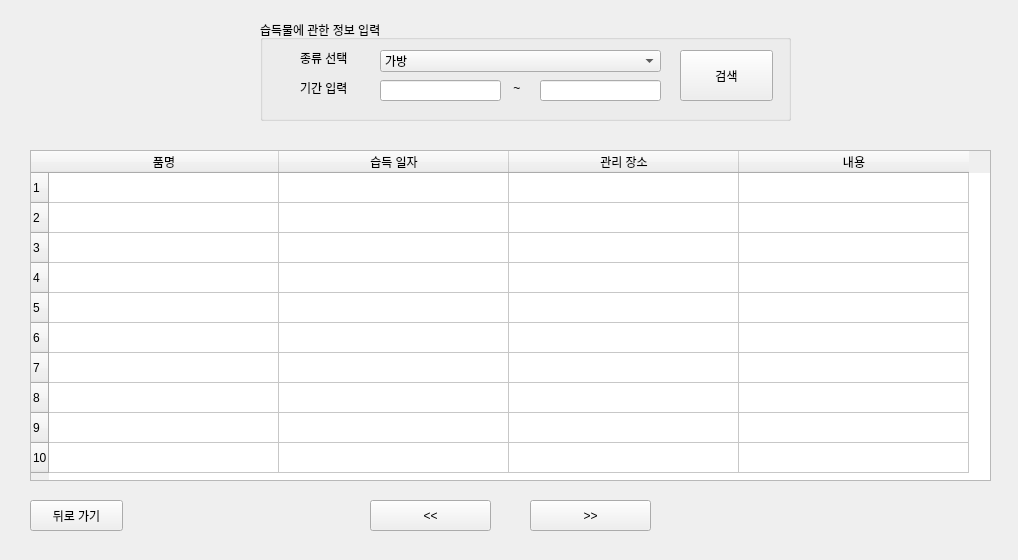
<?xml version="1.0" encoding="UTF-8"?>
<ui version="4.0">
 <class>Form</class>
 <widget class="QWidget" name="Form">
  <property name="geometry">
   <rect>
    <x>0</x>
    <y>0</y>
    <width>1018</width>
    <height>560</height>
   </rect>
  </property>
  <property name="windowTitle">
   <string>종류 기반 습득물 검색</string>
  </property>
  <widget class="QPushButton" name="pushButton_4">
   <property name="geometry">
    <rect>
     <x>370</x>
     <y>500</y>
     <width>121</width>
     <height>31</height>
    </rect>
   </property>
   <property name="text">
    <string>&lt;&lt;</string>
   </property>
  </widget>
  <widget class="QPushButton" name="pushButton_5">
   <property name="geometry">
    <rect>
     <x>30</x>
     <y>500</y>
     <width>93</width>
     <height>31</height>
    </rect>
   </property>
   <property name="text">
    <string>뒤로 가기</string>
   </property>
  </widget>
  <widget class="QTableWidget" name="tableWidget">
   <property name="geometry">
    <rect>
     <x>30</x>
     <y>150</y>
     <width>961</width>
     <height>331</height>
    </rect>
   </property>
   <attribute name="horizontalHeaderDefaultSectionSize">
    <number>230</number>
   </attribute>
   <row>
    <property name="text">
     <string>1</string>
    </property>
   </row>
   <row>
    <property name="text">
     <string>2</string>
    </property>
   </row>
   <row>
    <property name="text">
     <string>3</string>
    </property>
   </row>
   <row>
    <property name="text">
     <string>4</string>
    </property>
   </row>
   <row>
    <property name="text">
     <string>5</string>
    </property>
   </row>
   <row>
    <property name="text">
     <string>6</string>
    </property>
   </row>
   <row>
    <property name="text">
     <string>7</string>
    </property>
   </row>
   <row>
    <property name="text">
     <string>8</string>
    </property>
   </row>
   <row>
    <property name="text">
     <string>9</string>
    </property>
   </row>
   <row>
    <property name="text">
     <string>10</string>
    </property>
   </row>
   <column>
    <property name="text">
     <string>품명</string>
    </property>
   </column>
   <column>
    <property name="text">
     <string>습득 일자</string>
    </property>
   </column>
   <column>
    <property name="text">
     <string>관리 장소</string>
    </property>
   </column>
   <column>
    <property name="text">
     <string>내용</string>
    </property>
   </column>
  </widget>
  <widget class="QPushButton" name="pushButton_3">
   <property name="geometry">
    <rect>
     <x>530</x>
     <y>500</y>
     <width>121</width>
     <height>31</height>
    </rect>
   </property>
   <property name="text">
    <string>&gt;&gt;</string>
   </property>
  </widget>
  <widget class="QGroupBox" name="groupBox">
   <property name="geometry">
    <rect>
     <x>260</x>
     <y>20</y>
     <width>531</width>
     <height>101</height>
    </rect>
   </property>
   <property name="title">
    <string>습득물에 관한 정보 입력</string>
   </property>
   <widget class="QLineEdit" name="lineEdit">
    <property name="geometry">
     <rect>
      <x>120</x>
      <y>60</y>
      <width>121</width>
      <height>21</height>
     </rect>
    </property>
   </widget>
   <widget class="QLabel" name="label">
    <property name="geometry">
     <rect>
      <x>40</x>
      <y>30</y>
      <width>64</width>
      <height>15</height>
     </rect>
    </property>
    <property name="text">
     <string>종류 선택</string>
    </property>
   </widget>
   <widget class="QLabel" name="label_2">
    <property name="geometry">
     <rect>
      <x>40</x>
      <y>60</y>
      <width>64</width>
      <height>15</height>
     </rect>
    </property>
    <property name="text">
     <string>기간 입력</string>
    </property>
   </widget>
   <widget class="QPushButton" name="pushButton">
    <property name="geometry">
     <rect>
      <x>420</x>
      <y>30</y>
      <width>93</width>
      <height>51</height>
     </rect>
    </property>
    <property name="text">
     <string>검색</string>
    </property>
   </widget>
   <widget class="QComboBox" name="comboBox">
    <property name="geometry">
     <rect>
      <x>120</x>
      <y>30</y>
      <width>281</width>
      <height>22</height>
     </rect>
    </property>
    <item>
     <property name="text">
      <string>가방</string>
     </property>
    </item>
    <item>
     <property name="text">
      <string>도서용품</string>
     </property>
    </item>
    <item>
     <property name="text">
      <string>사무용품</string>
     </property>
    </item>
    <item>
     <property name="text">
      <string>산업용품</string>
     </property>
    </item>
    <item>
     <property name="text">
      <string>스포츠용품</string>
     </property>
    </item>
    <item>
     <property name="text">
      <string>자동차</string>
     </property>
    </item>
    <item>
     <property name="text">
      <string>전자기기</string>
     </property>
    </item>
    <item>
     <property name="text">
      <string>지갑</string>
     </property>
    </item>
    <item>
     <property name="text">
      <string>컴퓨터</string>
     </property>
    </item>
    <item>
     <property name="text">
      <string>휴대폰</string>
     </property>
    </item>
    <item>
     <property name="text">
      <string>의류</string>
     </property>
    </item>
    <item>
     <property name="text">
      <string>현금</string>
     </property>
    </item>
    <item>
     <property name="text">
      <string>유가증권</string>
     </property>
    </item>
    <item>
     <property name="text">
      <string>증명서</string>
     </property>
    </item>
    <item>
     <property name="text">
      <string>귀금속</string>
     </property>
    </item>
    <item>
     <property name="text">
      <string>카드</string>
     </property>
    </item>
    <item>
     <property name="text">
      <string>쇼핑백</string>
     </property>
    </item>
    <item>
     <property name="text">
      <string>악기</string>
     </property>
    </item>
    <item>
     <property name="text">
      <string>기타물품</string>
     </property>
    </item>
   </widget>
   <widget class="QLineEdit" name="lineEdit_2">
    <property name="geometry">
     <rect>
      <x>280</x>
      <y>60</y>
      <width>121</width>
      <height>21</height>
     </rect>
    </property>
   </widget>
   <widget class="QLabel" name="label_3">
    <property name="geometry">
     <rect>
      <x>250</x>
      <y>60</y>
      <width>31</width>
      <height>16</height>
     </rect>
    </property>
    <property name="text">
     <string> ~</string>
    </property>
   </widget>
  </widget>
 </widget>
 <resources/>
 <connections>
  <connection>
   <sender>pushButton</sender>
   <signal>clicked()</signal>
   <receiver>Form</receiver>
   <slot>founds_kind_search()</slot>
   <hints>
    <hint type="sourcelabel">
     <x>744</x>
     <y>67</y>
    </hint>
    <hint type="destinationlabel">
     <x>840</x>
     <y>67</y>
    </hint>
   </hints>
  </connection>
  <connection>
   <sender>pushButton_5</sender>
   <signal>clicked()</signal>
   <receiver>Form</receiver>
   <slot>click_back()</slot>
   <hints>
    <hint type="sourcelabel">
     <x>95</x>
     <y>521</y>
    </hint>
    <hint type="destinationlabel">
     <x>164</x>
     <y>521</y>
    </hint>
   </hints>
  </connection>
  <connection>
   <sender>pushButton_4</sender>
   <signal>clicked()</signal>
   <receiver>Form</receiver>
   <slot>click_prev()</slot>
   <hints>
    <hint type="sourcelabel">
     <x>445</x>
     <y>523</y>
    </hint>
    <hint type="destinationlabel">
     <x>416</x>
     <y>554</y>
    </hint>
   </hints>
  </connection>
  <connection>
   <sender>pushButton_3</sender>
   <signal>clicked()</signal>
   <receiver>Form</receiver>
   <slot>click_next()</slot>
   <hints>
    <hint type="sourcelabel">
     <x>587</x>
     <y>513</y>
    </hint>
    <hint type="destinationlabel">
     <x>722</x>
     <y>514</y>
    </hint>
   </hints>
  </connection>
  <connection>
   <sender>tableWidget</sender>
   <signal>cellClicked(int,int)</signal>
   <receiver>Form</receiver>
   <slot>founds_print_detail(int,int)</slot>
   <hints>
    <hint type="sourcelabel">
     <x>185</x>
     <y>242</y>
    </hint>
    <hint type="destinationlabel">
     <x>136</x>
     <y>90</y>
    </hint>
   </hints>
  </connection>
 </connections>
 <slots>
  <slot>founds_kind_search()</slot>
  <slot>click_back()</slot>
  <slot>click_prev()</slot>
  <slot>click_next()</slot>
  <slot>founds_print_detail(int,int)</slot>
 </slots>
</ui>
